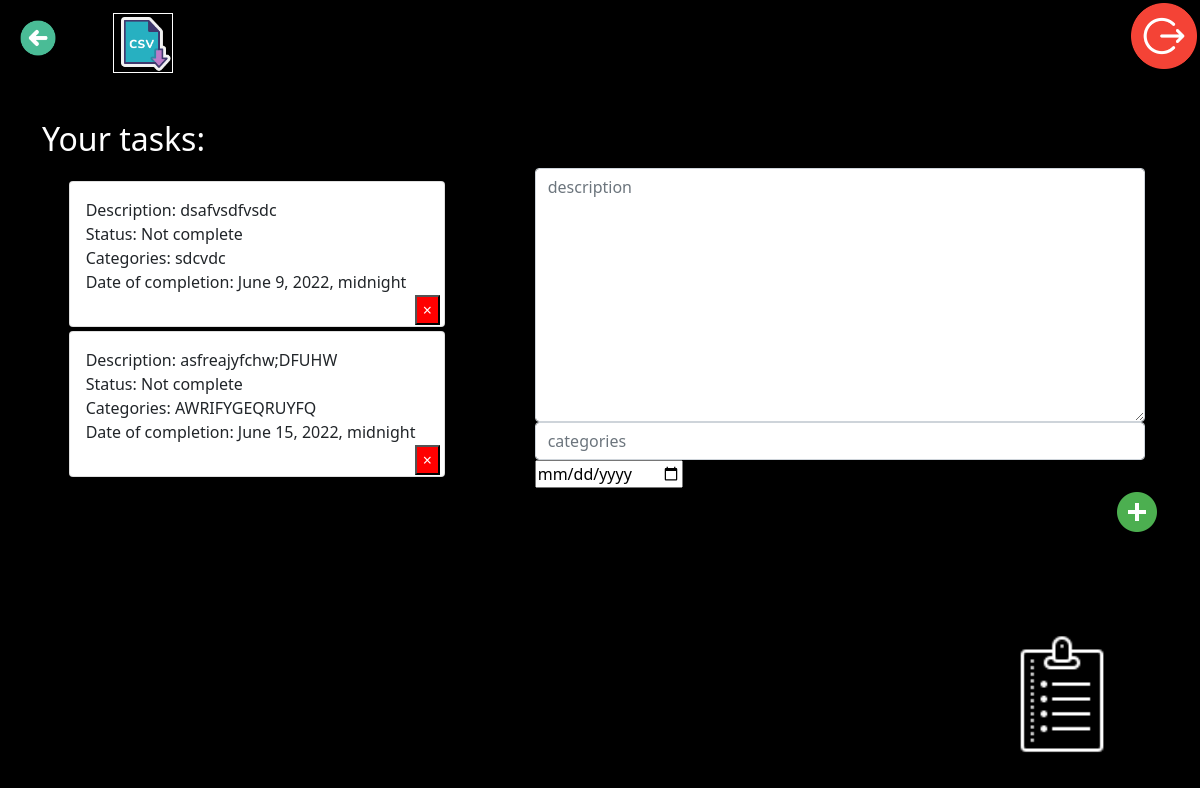
The app's page /tasks/my-tasks/2 (signed in) with its own data.
### listWorkers/models.py (models this page shows, shortened)
class Employees_Task_List(Model):
    id_creator = IntegerField("id_creator", max_length=1000, null=False)
    id_worker = IntegerField("id_worker", max_length=1000, null=False)
    id_team = IntegerField("id_team", max_length=1000, null=False)
    description = CharField("description", max_length=1000, null=False)
    status = CharField("status", max_length=100, auto_created="Not complete")
    categories = CharField("categories", max_length=1000, null=False)
    date_of_completion = DateTimeField()
    class Meta:
        ordering = ["id"]
        verbose_name = "Employees_Task_List"
        verbose_name_plural = "Employees_Task_List"

### listWorkers/views.py (the view, shortened to what this page needs)
# urls.py: path("my-tasks/<int:iduser>", MyTasks.as_view(), name="my_tasks"),
class MyTasks(View):
    def get(self, request, iduser):
        id_user = request.user.id
        check_log(id_user)
        form = NewTaskForm()
        tasks = Employees_Task_List.objects.filter(id_worker=iduser)
        return render(
            request,
            "listWorkers/my_tasks.html",
            {"form": form, "tasks": tasks, "id_worker": iduser},
        )

### listWorkers/forms.py
class NewTaskForm(ModelForm):
    class Meta:
        model = models.Employees_Task_List
        fields = ["description", "categories", "date_of_completion"]
        widgets = {
            "description": Textarea(
                attrs={"class": "form-control", "placeholder": "description"}
            ),
            "categories": TextInput(
                attrs={"class": "form-control", "placeholder": "categories"}
            ),
            "date_of_completion": DateInput(),
        }

### listWorkers/views.py (called while the page is built)
def check_log(id_user):
    if id_user:
        pass
    else:
        raise PermissionDenied()

### listWorkers/templates/listWorkers/my_tasks.html (shortened to what this page needs)
{% extends 'listWorkers/base.html' %}
{% load static %}
{% block css_aditional %}
<link rel="stylesheet" href="{% static 'listWorkers/css/my_tasks.css'%}">
{% endblock %}
{% block content %}
<a href="{% url 'logout' %}"><img align="right" src="/static/listWorkers/img/logout.png" id="logout">  </a>
<a href="{% url 'profile_user' %}"> <img id="back" src="/static/listWorkers/img/back2.png"> </a>
<a href="{% url 'export_tasks' user.id %}"> <img id="export" src="/static/listWorkers/img/export_csv2.png"> </a>
<h2 id="taskWorker" align="left">Your tasks: {{info.name}}</h2>
    <div class="col-8 mt-5" id="create_task">
        <form class="form-inline justify-content-centr" id="createNewTaskForm" method="post" data-url="{% url 'my_tasks' user.id%}">
            {% for field in form %}
                <div class="mx-3">
                    {{ field }}
                </div>
            {% endfor %}
            <input id="createButton" align="right"  type="image" src="/static/listWorkers/img/add.png">
        </form>
    </div>
    <div class="col-5 mt-5" id="taskList">
        {% for task in tasks %}
            <div class="card mb-1" id="taskCard" data-id="{{ task.id}}" style="{% if task.completed %} text-decoration: line-through {% endif %}">
                <div class="card-body">
                    <p>Description: {{ task.description }}<br>Status: {{task.status}}<br>Categories: {{ task.categories }}<br>Date of completion: {{ task.date_of_completion }}<br> </p>
                    {% if task.id_creator == user.id %}
                        <button id="delete" type="button" class="close float-right" data-id="{{ task.id }}">
                            <span aria-hidden="true">&times;</span>
                        </button>
                        {% endif %}
                </div>
            </div>
        {% endfor %}
    </div>
<img align="right" id="todolist" src="/static/listWorkers/img/todolist.png">
{% endblock %}

### listWorkers/static/listWorkers/css/my_tasks.css (style rules this page uses)
body { background-color: black; }
img[id=logout] { width:50pt; position: absolute; top: 2pt; right: 2pt; }
img[id=back] { width: 3%; position: absolute; top: 15pt; left: 15pt; }
img[id=export] { width: 5%; position: absolute; top: 10pt; left: 85pt; border: solid 1px white; }
h2[id=taskWorker] { color: white; position: absolute; top: 15%; }
div[id=create_task] { width: 500pt; position: absolute; top: 15%; right:20pt; }
div[id=taskList] { width: 300pt; height: 100pt; position: relative; top: 100pt; left:20pt; }
button[id=delete] { color:white; background: red; position: absolute; right: 1%; bottom: 1%; }
img[id=todolist] { width: 13%; position: absolute; bottom: 5%; right: 5%; }

### records on screen
Employees_Task_List: description "dsafvsdfvsdc", status "Not complete", categories "sdcvdc", date_of_completion "June 9, 2022, midnight"
Employees_Task_List: description "asfreajyfchw;DFUHW", status "Not complete", categories "AWRIFYGEQRUYFQ", date_of_completion "June 15, 2022, midnight"
